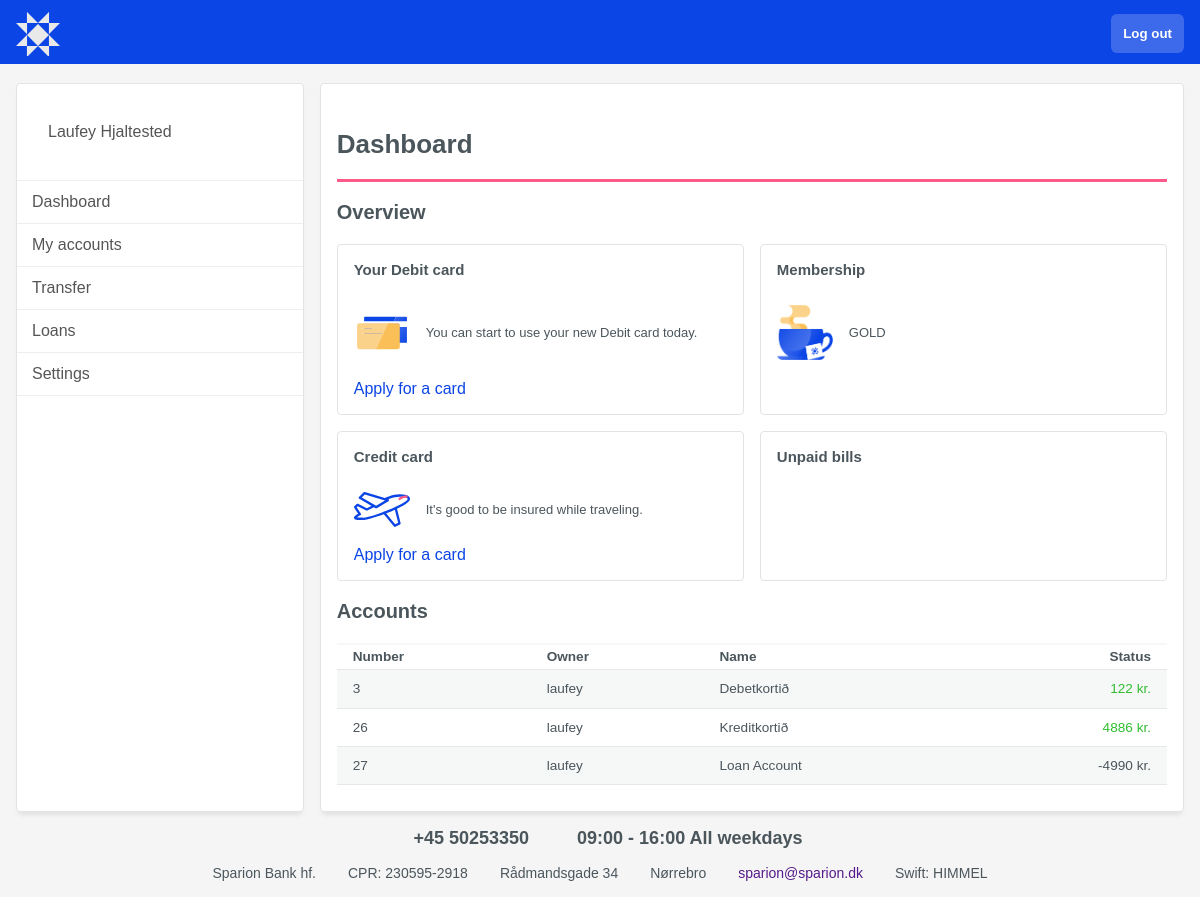
Screenshot of /home/ (signed in) with the database file from the repository.
### bank_app/models.py (models this page shows, shortened)
class Customer(models.Model):
   BASIC = 'basic'
   SILVER = 'silver'
   GOLD = 'GOLD'
   RANKS = [
      (BASIC, 'Basic'),
      (SILVER, 'Silver'),
      (GOLD, 'Gold'),
   ]
   user = models.OneToOneField(User, primary_key=True, on_delete=models.CASCADE)
   phone_number = models.CharField(max_length=20)
   customer_rank = models.CharField(choices=RANKS, default=BASIC, max_length=6)
   totp_identity = models.UUIDField(default=uuid.uuid4, editable=False)
   @property
   def full_name(self) -> str:
      return f'{self.user.first_name} {self.user.last_name}'

class Account(models.Model):
   LOANACCOUNT = 'Loan account'
   CREDITCARD = 'Credit card'
   DEBITCARD = 'Debit card'
   SAVINGSACCOUNT = 'Savings account'
   ACCOUNTS = [
      (LOANACCOUNT, 'Loan Account'),
      (DEBITCARD, 'Debit Card Account'),
      (CREDITCARD, 'Credit Card Account'),
      (SAVINGSACCOUNT, 'Savings Account'),
   ]
   user = models.ForeignKey(User, on_delete=models.CASCADE)
   title = models.CharField(max_length=200)
   account_type = models.CharField(choices=ACCOUNTS, default=SAVINGSACCOUNT, max_length=20)
   last_update = models.DateTimeField(auto_now_add=True, null=True)
   class Meta:
      get_latest_by = 'pk'
   @property
   def movements(self) -> QuerySet:
      return Ledger.objects.filter(account=self)
   @property
   def money(self) -> Decimal:
      return self.movements.aggregate(models.Sum('amount'))['amount__sum'] or Decimal(0)

### bank_app/views.py (the view)
# urls.py: path('home/', views.home, name='home'),
@login_required
def home(request):
   user = request.user
   if request.method == "POST":
      account_form = createAccount(request.POST)
      if account_form.is_valid():
         Account.objects.create(user=User.objects.get(pk=user.id), title=account_form.cleaned_data['title'])
   if request.user.is_staff:
      context = {
         'form':createAccount,
         'accounts':Account.objects.all(),
         'user_id':user.id,
         'customers':Customer.objects.all(),
      }
      return render(request, 'bank_app/staff.html', context)
   else:
      context = {
         'form':createAccount,
         'accounts':Account.objects.all(),
         'user_id':user.id,
         'customers':Customer.objects.all(),
      }
      return render(request, 'bank_app/home.html', context)

### bank_app/templates/bank_app/home.html (shortened to what this page needs)
{% extends 'bank_app/base/base3.html' %}
{% block content %}
{% load static %}
  <h2>Dashboard</h2>
  <h3>Overview</h3>
  <div class="overview">
    <div>
      <h5>Your Debit card</h5>
      <div class="card">
        <img src="{% static 'images/debit-card.svg' %}" alt="" width="56">
        <p>You can start to use your new Debit card today. </p>
      </div>
      <a href="">Apply for a card</a>
    </div>
    <div>
    <h5>Membership</h5>
      {% for customer in customers %}
      {% if customer.user_id == user_id %}
      <div class="card">
        <img src="{% static 'images/arion-bolli.png' %}" alt="" width="56">
        <p>{{ customer.customer_rank }}</p>
      </div>
      {% endif %}
    {% endfor %}
    </div>
    <div>
      <h5>Credit card</h5>
      <div class="card">
        <img src="{% static 'images/credit-card-plane.svg' %}" alt="">
        <p>It's good to be insured while traveling. </p>
      </div>
      <a href="">Apply for a card</a>
    </div>
        <div>
      <h5>Unpaid bills</h5>
    </div>
  </div>
  <div class="accounts">
    <h3>Accounts</h3>
    <div>
      <table class="account-table">
        <tr class="account-titles">
          <th>Number</th>
          <th>Owner</th>
          <th>Name</th>
          <th class="float-right">Status</th>
        </tr>
        {% for account in accounts %}
        {% if account.user_id == user_id %}
        <tr>
          <td>{{ account.id }}</td>
          <td>{{ account.user }}</td>
          <td>{{ account.title }}</td>
          {% if account.money > 0 %}
          <td class="float-right green">{{ account.money }} kr.</td>
          {% else %}
          <td class="float-right">{{ account.money }} kr.</td>
          {% endif %}
        </tr>
        {% endif %}
        {% endfor %}
      </table>
    </div>
  </div>
{% endblock %}

### bank_app/templates/bank_app/base/base3.html (shortened to what this page needs)
{% load static %}
<!DOCTYPE html>
<html lang="en">
<head>
  <link rel="stylesheet" href="{% static 'css/style2.css' %}">
</head>
<body class="white">
  <nav class="blue">
    <ul class="ul2">
      <li>
        <a href="{% url 'bank_app:index' %}" class="logo2"></a>
      </li>
      <li>
        <form action="{% url 'login_app:logout' %}">
          <button>Log out</button>
        </form>
      </li>
    </ul>
  </nav>
  <div class="staff_main">
      <ul class="staff_nav">
        <a href="">
          <li class="head">
            {{ user.customer.full_name }}
          </li>
        </a>
        <div class="line"></div>
        <a href="{% url 'bank_app:home' %}">
          <li>Dashboard</li>
        </a>
        <div class="line"></div>
        <a href="{% url 'bank_app:accounts' %}">
          <li>
            My accounts
          </li>
        </a>
        <div class="line"></div>
        <a href="{% url 'bank_app:transfer' %}">
          <li>
            Transfer
          </li>
        </a>
        <div class="line"></div>
        <a href="{% url 'bank_app:loans' %}">
          <li>
            Loans
          </li>
        </a>
        <div class="line"></div>
        <a  href="{% url 'bank_app:profile' %}">
          <li>
            Settings
          </li>
        </a>
        <div class="line"></div>
      </ul>
    <div class="box">
      {% block content %}
      {% endblock %}
    </div>
  </div>
<footer>
  <div class="info">
    <div class="phone">
      <h4>+45 50253350</h4>
    </div>
    <div class="hours">
      <h4>09:00 - 16:00 All weekdays</h4>
    </div>
  </div>
  <div class="company-info">
    <span>Sparion Bank hf.</span>
    <span>CPR: 230595-2918</span>
    <span>Rådmandsgade 34</span>
    <span>Nørrebro</span>
    <span><a href="">sparion@sparion.dk</a></span>
    <span>Swift: HIMMEL</span>
  </div>
</footer>
</body>
</html>

### bank_app/static/css/style2.css (style rules this page uses)
* { margin:0; padding: 0; font-family: Arial, Helvetica, sans-serif; list-style-type: none; text-decoration: none; box-sizing: border-box; }
:root { --sparion-blue: #0b45e6; --sparion-pink: #fe5a88; --sparion-white: #ffffff; --sparion-light-grey: #e8e8e8; --sparion-lighter-gray: #f5f5f5; --sparion-table-border: #e8e8e8; --sparion-table-color: #f6f7f7; }
body { background-color: var(--sparion-lighter-gray); }
.logo2 { background-image: url("/static/blomid@3x2.svg"); height: 17.5px; width: 12.5px; margin-right: 2rem; }
.blue { background-color: var(--sparion-blue); }
.ul2 { margin: 0 auto; padding: 0; overflow: hidden; height: 4rem; padding: 0 1rem; }
.ul2 li { float:left; }
.ul2 li:last-child { float:right; }
.ul2>li>a { display: block; padding: 22px 22px; margin-top: .75rem; color:var(--sparion-white); }
.ul2 button { color: var(--sparion-white); background-color: rgba(255, 255, 255, 0.2); margin-top: .85rem; padding: .75rem; border: none; border-radius: 6px; font-weight: bold; cursor: pointer; }
.staff_main { margin-top: 1.2rem; margin-left: auto; margin-right: auto; display: flex; justify-content: center; grid-row: auto; gap:1rem; }
.float-right { float: right; }
.staff_nav { display: none !important; border: 1px #e3e3e3 solid; border-radius: 4px; background-color: var(--sparion-white); width: 25vw; display: flex; flex-flow: column; gap: .5rem; margin-left: 1rem; float: right; box-shadow: 0 5px 4px -2px rgb(0 0 0 / 8%); }
.staff_nav .head { height: 96px; display: flex; gap: 1rem; align-items: center; }
.staff_nav>.line { border-bottom: #edefee 1px solid; }
.staff_nav li { padding: .5rem; border-radius: 15px; padding: 12px 15px; }
.staff_nav a { color: #555; }
.box { font-family: Arial, Helvetica, sans-serif; color:#4b565c; border: 1px #e3e3e3 solid; background-color: var(--sparion-white); border-radius: 4px; width: 100vw; padding: 1rem; box-shadow: 0 5px 4px -2px rgb(0 0 0 / 8%); }
h2 { margin-top: 1.8rem; padding-bottom: 1.2rem; border-bottom: 3px solid var(--sparion-pink); font-size: 26px; font-weight: 600; }
.overview>div { border: 1px #e3e3e3 solid; border-radius: 4px; padding: 1rem; }
.card { display: flex; padding: 1.2rem 0; margin-top: .5rem; gap: 1rem; align-items: center; }
.overview a { color: var(--sparion-blue); }
.green { color:#30be30; }
h3 { margin: 1.2rem 0; font-size: 20px; }
h4 { font-size: 18px; }
h5 { font-size: 15px; }
p { font-size: 13px; font-weight: 100; }
.account-table { width: 100%; border-collapse: collapse; margin-bottom: 10px; font-size: 85%; border-top: 2px solid #f7f7f7; }
tr { display: table-row; border-bottom: 1px solid var(--sparion-table-border); }
th { text-align: left; padding: .3rem 1rem; }
td { display: table-cell; padding: .7rem 1rem; }
tr:nth-child(even) { background-color: var(--sparion-table-color) }
tr:nth-child(odd) { background-color: var(--sparion-white) }
form { display: flex; flex-flow: column; gap: 1rem; }
button { background-color: var(--sparion-blue); color: var(--sparion-white); }
footer { color: #4b565c; width: 90vw; box-sizing: border-box; padding: 1rem; margin: 0 auto; display: grid; gap: 1rem; }
.info, .company-info { flex-direction: column; }
.company-info { font-size: .875em; }
.phone, .hours { display: flex; align-items: center; gap: 1rem; }
@media only screen and (min-width: 768px) { .overview { display: grid; grid-template-columns: 1fr 1fr; gap: 1rem; } }
@media only screen and (min-width: 768px) { .info, .company-info { display: flex; justify-content: center; gap: 2rem; flex-direction: row; } }
@media only screen and (min-width: 992px) { .staff_nav { display: block !important; } }
@media only screen and (min-width: 992px) { .box { margin-right: 1rem; width: 75vw; } }

### rows the page displays
Customer: customer_rank "GOLD"
Account: id "3", user "laufey", title "Debetkortið", money "122"
Account: id "26", user "laufey", title "Kreditkortið", money "4886"
Account: id "27", user "laufey", title "Loan Account", money "-4990"

### other values shown
{{ user.customer.full_name }} "Laufey Hjaltested"
